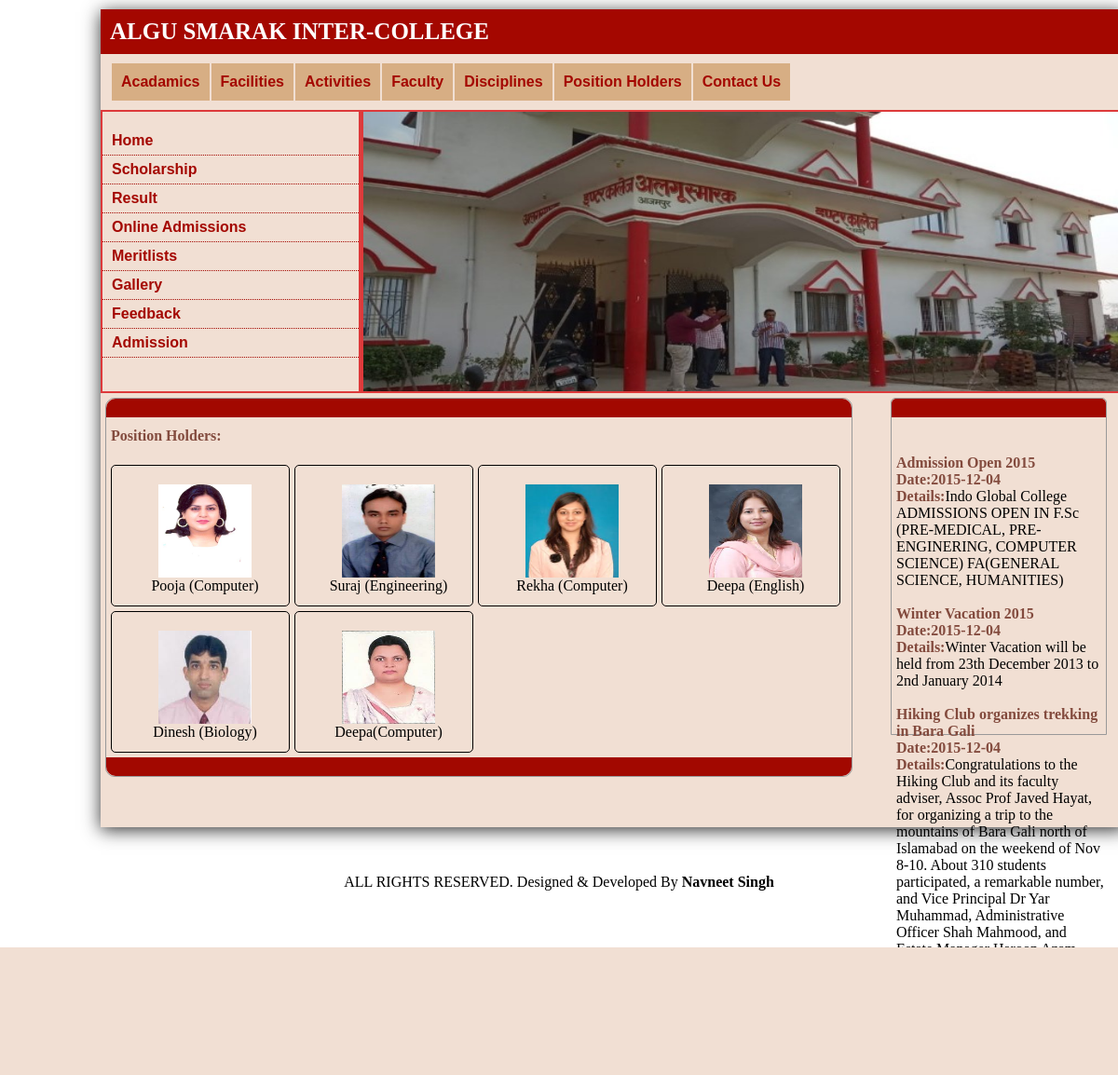
Screenshot of /position_holder.php with the database file from the repository.
### tables this page shows
CREATE TABLE IF NOT EXISTS `albumpics` (
  `pic` text NOT NULL,
  `name` text NOT NULL,
  `picid` int(11) NOT NULL AUTO_INCREMENT,
  `albumid` int(11) NOT NULL,
  PRIMARY KEY (`picid`,`albumid`)
);

CREATE TABLE IF NOT EXISTS `news` (
  `nid` int(11) NOT NULL AUTO_INCREMENT,
  `heading` varchar(100) NOT NULL,
  `details` text NOT NULL,
  `date` date NOT NULL,
  PRIMARY KEY (`nid`)
);

### position_holder.php (the view, shortened to what this page needs)
<?php
include 'config.php';
?><!DOCTYPE html PUBLIC "-//W3C//DTD XHTML 1.0 Transitional//EN" "http://www.w3.org/TR/xhtml1/DTD/xhtml1-transitional.dtd">
<html xmlns="http://www.w3.org/1999/xhtml">
<head>
<link rel="stylesheet" href="style.css" type="text/css" />
</head>
<body>
<div class="wrapper">
	<div id="header">ALGU SMARAK INTER-COLLEGE</div>
    <div id="menu">
    	<ul>
        	<li><a href="user_academics.php" title="Acadamics">Acadamics</a></li>
            <li><a href="facility.php" title="Facities">Facilities</a></li>
            <li><a href="user_activities.php" title="Activities">Activities</a></li>
            <li><a href="faculty.php" title="Faculty">Faculty</a></li>
            <li><a href="discipline.php" title="Disciplines">Disciplines</a></li>
            <li><a href="position_holder.php" title="Position Holders">Position Holders</a></li>
            <li><a href="contact.php" title="Contact Us">Contact Us</a></li>
        </ul>
        <br />
<br style="clear:both;" />
    </div>
    <div class="head">
    	<div class="sidebar_menu">
        	<ul>
            	<li><a href="index.php" title="Home">Home</a></li>
        <li><a href="scholarship.php" title="Scholarship">Scholarship</a></li>
        <li><a href="result.php" title="Result">Result</a></li>
        <li><a href="addmision_form.php" title="Online Admissions">Online Admissions</a></li>
        <li><a href="meritlist.php" title="Meritlists">Meritlists</a></li>
        <li><a href="gallery.php" title="Gallery">Gallery</a></li>
        <li><a href="user_feedback.php" title="Feedback">Feedback</a></li>
        <li><a href="all_admissions.php" title="Admission">Admission</a></li>
        	</ul>
        </div>
        <div id="slide">
        <img src="images/dav image.jpg" height="300px" width="100%" />
        </div>
    </div>
    <div class="content">
    	<div class="content_div"></div>
        <h4 class="bold">Position Holders:</h4>
         <p class="para">
   			 <?php
				$albums=mysqli_query($conn,"select * from  albumpics where albumid=4");
				while($pic=mysqli_fetch_array($albums))
				{
					echo '<div  style="float:left;height:150px; width:180px;padding-left:10px;border:1px #000 solid;margin-left:5px;margin-bottom:5px;border-radius:5px;text-align:center;">';
					echo '<div>
					<img src="images/'.$pic['pic'].'" style="height:100px;width:100px;margin-top:20px;"/>
					</div>';
					echo '<div>'.$pic['name'].'</div>';
					echo '</div>';
				}
               ?>
         	 <br />
      <div class="content_foot"></div>
        </p>
    </div>
    <div class="sidebar">
    	<div class="sidebar_content"></div>
        <div class="ads">
        <marquee direction="up" scrollamount="2" id='scroll_stop' style="height:300px;" onMouseOver="document.getElementById('scroll_stop').stop();" onMouseOut="document.getElementById('scroll_stop').start();">
        <?php
        $result=mysqli_query($conn,"select * from  news");
		while($test=mysqli_fetch_array($result))
        {
        ?>
       <?php echo '<strong>'.$test['heading'].'</strong>'.'<br />';?>
        <?php echo '<strong>Date:'.$test['date'].'</strong>'.'<br />';?>
		 <?php echo '<strong>Details:</strong>'.$test['details'].'<br /><br/>';}?>
        </marquee>
        </div>
    </div>
    <br style="clear:both;" /><br /><br />
<br />
</div>
 <?php
 include 'footer.php';
 ?>
 </body>
</html>

### footer.php
<?php
echo '<p class="bottom"> ALL RIGHTS RESERVED. Designed & Developed By <a href="" class="copy"><b>Navneet Singh</b></a></p>';
?>

### style.css (style rules this page uses)
body { background:#FFF; }
.wrapper { height:auto; width:1100px; box-shadow: 0px 3px 18px #333333; background:#F1DFD3; margin:10px 100px 50px 100px; }
#header { background:#A40700; margin:0px; color:#FFF; font-size:25px; font-weight:bold; padding-top:10px; padding-left:10px; padding-bottom:10px; font-family:Georgia, serif; }
#menu { background:#F1DFD3; height:auto; margin:0px 0px 10px 0px; width:1100px; letter-spacing: -0px; }
#menu ul { margin:10px auto 0px 5px; padding-left:5px; }
#menu ul li { list-style-type:none; float:left; font-weight:bolder; font-family:Arial, Helvetica, sans-serif; display:block; line-height:40px; background:#D7AE84; margin-left:2px; padding:0px 10px 0px 10px; }
#menu ul li a { text-decoration:none; color:#A40700; }
.head { width:100%; height:304px; background:#DD3A3B; }
.sidebar_menu { height:300px; width:25%; background:#F1DFD3; border:solid 2px #DD3A3B; padding:0px auto auto -10px; float:left; }
.sidebar_menu ul li { list-style-type:none; border-bottom:dotted 1px #A40700; margin-left:-40px; padding-left:10px; }
.sidebar_menu ul li a { text-decoration:none; display:block; line-height:30px; font-family:Arial, Helvetica, sans-serif; font-weight:bold; color:#A40700; }
#slide { height:300px; width:74.2%; background:#F1DFD3; border:solid 2px #DD3A3B; float:right; }
.content { height:auto; background:#F1DFD3; border:#999 1px solid; width:800px; margin:5px auto auto 5px; border-radius:10px; float:left; }
.content_div { background-color:#A20800; height:20px; border-top-left-radius:10px; border-top-right-radius:10px; width:800px; float:left; }
.content_foot { background-color:#A20800; height:20px; border-bottom-left-radius:10px; border-bottom-right-radius:10px; width:800px; float:left; position:relative; }
.para { margin:0px 5px auto auto; padding-right:5px; text-align:left; margin-left:5px; padding-bottom:0px; height:auto; }
.bold { text-align:left; color:#834B3E; padding-top:10px; padding-left:5px; }
.sidebar { height:auto; width:230px; border:#999 1px solid; float:right; margin:5px 20px auto 10px; border-top-left-radius:5px; border-top-right-radius:5px; }
.sidebar_content { background-color:#A20800; height:20px; border-top-left-radius:5px; border-top-right-radius:5px; width:230px; }
.ads { padding-left:5px; padding-top:40px; }
.ads strong { color:#834B3E; }
.bottom { text-align:center; padding-bottom:10px; }
.copy { text-decoration:none; color:#000; }

### rows the page displays
albumpics: pic (picture), name "Pooja (Computer)"
albumpics: pic (picture), name "Suraj (Engineering)"
albumpics: pic (picture), name "Rekha (Computer)"
albumpics: pic (picture), name "Deepa (English)"
albumpics: pic (picture), name "Dinesh (Biology)"
albumpics: pic (picture), name "Deepa(Computer)"
news: heading "Admission Open 2015", date "2015-12-04", details "Indo Global College ADMISSIONS OPEN IN F.Sc (PRE-MEDICAL, PRE-ENGINERING, COMPUTER SCIENCE) FA(GENERAL SCIENCE, HUMANITIES)"
news: heading "Winter Vacation 2015", date "2015-12-04", details "Winter Vacation will be held from 23th December 2013 to 2nd January 2014"
news: heading "Hiking Club organizes trekking in Bara Gali", date "2015-12-04", details "Congratulations to the Hiking Club and its faculty adviser, Assoc Prof Javed Hayat, for organizing a trip to the mountains of Bara Gali north of Islamabad on the weekend of Nov 8-10. About 310 students participated, a remarkable number, and Vice Principal Dr Yar Muhammad, Administrative Officer Shah Mahmood, and Estate Manager Haroon Azam were among the 15 faculty and staff who assisted Mr Javed with the event. It snowed during the trek, spectacular fireworks were viewed on Saturday evening, and a good time was had by all. Shabash!"
